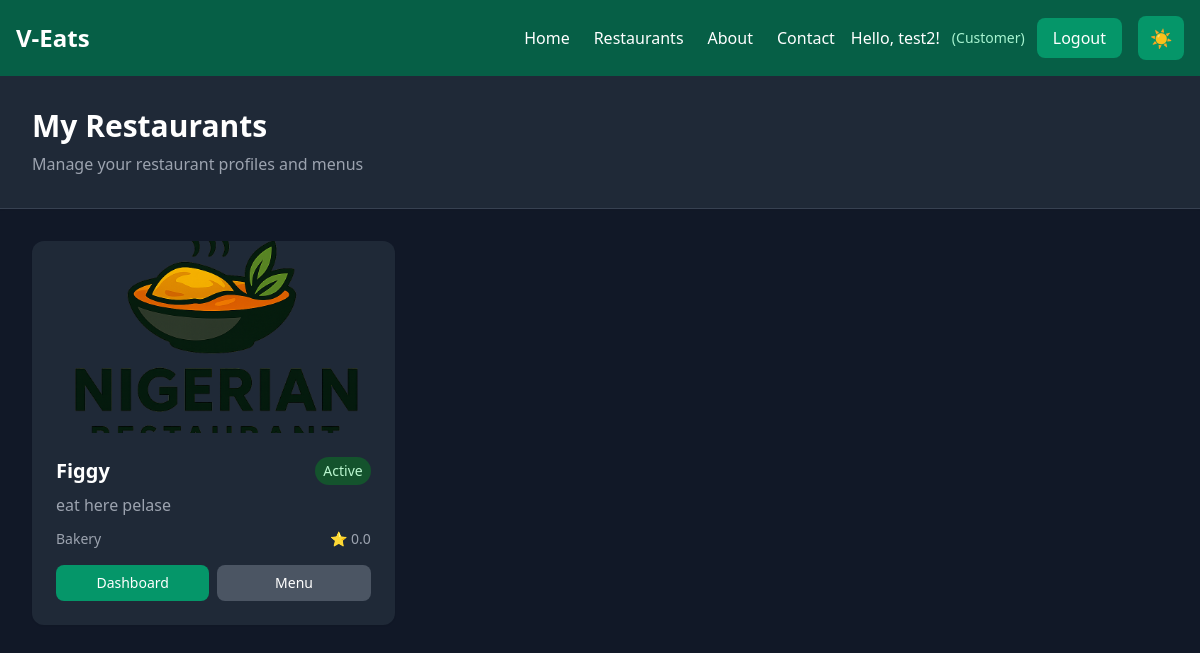
The app's page /restaurants/my-restaurants/ (signed in) with its own data.
### restaurant/models.py (models this page shows, shortened)
class Restaurant(models.Model):
    CATEGORY_CHOICES = [
        ('fast_food', 'Fast Food'),
        ('casual', 'Casual Dining'),
        ('fine_dining', 'Fine Dining'),
        ('cafe', 'Cafe'),
        ('bakery', 'Bakery'),
        ('dessert', 'Dessert'),
        ('other', 'Other'),
    ]
    STATUS_CHOICES = [
        ('active', 'Active'),
        ('inactive', 'Inactive'),
        ('pending', 'Pending Approval'),
    ]
    name = models.CharField(max_length=200)
    description = models.TextField()
    owner = models.ForeignKey(settings.AUTH_USER_MODEL, on_delete=models.CASCADE, related_name='owned_restaurants')
    category = models.CharField(max_length=20, choices=CATEGORY_CHOICES, default='other')
    address = models.TextField()
    phone = models.CharField(max_length=20)
    email = models.EmailField()
    website = models.URLField(blank=True, null=True)
    image = models.ImageField(upload_to='restaurants/', blank=True, null=True)
    logo = models.ImageField(upload_to='restaurant_logos/', blank=True, null=True)
    status = models.CharField(max_length=20, choices=STATUS_CHOICES, default='pending')
    opening_time = models.TimeField()
    closing_time = models.TimeField()
    is_delivery_available = models.BooleanField(default=True)
    delivery_fee = models.DecimalField(max_digits=6, decimal_places=2, default=0.00)
    minimum_order = models.DecimalField(max_digits=8, decimal_places=2, default=0.00)
    rating = models.FloatField(default=0.0)
    total_reviews = models.IntegerField(default=0)
    created_at = models.DateTimeField(auto_now_add=True)
    updated_at = models.DateTimeField(auto_now=True)
    class Meta:
        ordering = ['-created_at']

### restaurant/views.py (the view)
# urls.py: path('my-restaurants/', views.my_restaurants, name='my_restaurants'),
@login_required
def my_restaurants(request):
    if request.user.is_superuser:
        restaurants = Restaurant.objects.all()
    else:
        restaurants = request.user.owned_restaurants.all()
    context = {
        'restaurants': restaurants,
        'is_owner_view': True,
    }
    return render(request, 'restaurant/my_restaurants.html', context)

### restaurant/templates/restaurant/my_restaurants.html (shortened to what this page needs)
{% extends 'base.html' %}
{% block content %}
<div class="min-h-screen bg-gray-50 dark:bg-gray-900">
  <div class="bg-white dark:bg-gray-800 shadow-sm border-b border-gray-200 dark:border-gray-700">
    <div class="max-w-7xl mx-auto px-4 sm:px-6 lg:px-8 py-8">
      <div class="flex flex-col md:flex-row md:items-center md:justify-between">
        <div>
          <h1 class="text-3xl font-bold text-gray-900 dark:text-white">My Restaurants</h1>
          <p class="text-gray-600 dark:text-gray-400 mt-2">Manage your restaurant profiles and menus</p>
        </div>
      </div>
    </div>
  </div>
  <div class="max-w-7xl mx-auto px-4 sm:px-6 lg:px-8 py-8">
    {% if restaurants %}
      <div class="grid grid-cols-1 md:grid-cols-2 lg:grid-cols-3 gap-6">
        {% for restaurant in restaurants %}
          <div class="bg-white dark:bg-gray-800 rounded-xl shadow-sm hover:shadow-lg transition-shadow duration-200 overflow-hidden">
            {% if restaurant.image %}
              <img src="{{ restaurant.image.url }}" alt="{{ restaurant.name }}" class="w-full h-48 object-cover">
            {% else %}
              <div class="w-full h-48 bg-gradient-to-br from-emerald-200 to-emerald-300 dark:from-emerald-600 dark:to-emerald-700 flex items-center justify-center">
                <span class="text-4xl">🍽️</span>
              </div>
            {% endif %}
            <div class="p-6">
              <div class="flex items-start justify-between mb-2">
                <h3 class="text-xl font-semibold text-gray-900 dark:text-white">{{ restaurant.name }}</h3>
                <span class="text-sm px-2 py-1
                  {% if restaurant.status == 'active' %}bg-green-100 text-green-800 dark:bg-green-900 dark:text-green-200
                  {% elif restaurant.status == 'pending' %}bg-yellow-100 text-yellow-800 dark:bg-yellow-900 dark:text-yellow-200
                  {% else %}bg-red-100 text-red-800 dark:bg-red-900 dark:text-red-200{% endif %} rounded-full">
                  {{ restaurant.status|capfirst }}
                </span>
              </div>
              <p class="text-gray-600 dark:text-gray-400 mb-3 line-clamp-2">{{ restaurant.description }}</p>
              <div class="flex items-center justify-between text-sm text-gray-500 dark:text-gray-400 mb-4">
                <span>{{ restaurant.category|capfirst }}</span>
                <span>⭐ {{ restaurant.rating|floatformat:1 }}</span>
              </div>
              <div class="flex gap-2">
                <a href="{% url 'restaurant:dashboard' restaurant.pk %}"
                   class="flex-1 bg-emerald-600 text-white px-4 py-2 rounded-lg hover:bg-emerald-700 transition-colors duration-200 text-sm text-center">
                  Dashboard
                </a>
                <a href="{% url 'restaurant:manage_menu' restaurant.pk %}"
                   class="flex-1 bg-gray-600 text-white px-4 py-2 rounded-lg hover:bg-gray-700 transition-colors duration-200 text-sm text-center">
                  Menu
                </a>
              </div>
            </div>
          </div>
        {% endfor %}
      </div>
    {% endif %}
  </div>
</div>
{% endblock %}

### users/templates/base.html (shortened to what this page needs)
<!DOCTYPE html>
<html lang="en" class="dark">
<head>
  <script src="https://cdn.tailwindcss.com"></script>
</head>
<body class="bg-emerald-50 dark:bg-emerald-900 text-gray-800 dark:text-gray-200 transition-colors duration-300">
  <nav class="p-4 bg-emerald-600 dark:bg-emerald-800 flex justify-between items-center shadow-lg transition-colors duration-300">
    <div class="flex items-center space-x-4">
      <h1 class="text-white font-bold text-2xl">V-Eats</h1>
    </div>
    <div class="flex items-center space-x-4">
      <div class="hidden md:flex items-center space-x-6">
        <a href="{% url 'users:home' %}" class="text-white hover:text-emerald-200 transition-colors duration-200 font-medium">Home</a>
        <a href="{% url 'restaurant:list' %}" class="text-white hover:text-emerald-200 transition-colors duration-200 font-medium">Restaurants</a>
        <a href="#" class="text-white hover:text-emerald-200 transition-colors duration-200 font-medium">About</a>
        <a href="#" class="text-white hover:text-emerald-200 transition-colors duration-200 font-medium">Contact</a>
      </div>
      <div class="flex items-center space-x-3">
        {% if user.is_authenticated %}
          <span class="text-white font-medium">Hello, {{ user.username }}!</span>
          {% if user.is_superuser %}
            <span class="text-emerald-200 text-sm">(Admin)</span>
          {% elif user.profile and user.profile.role == 'RESTAURANT' %}
            <span class="text-emerald-200 text-sm">(Restaurant)</span>
            <a href="{% url 'restaurant:dashboard' %}" class="text-emerald-200 hover:text-white transition-colors duration-200 font-medium text-sm">
              Dashboard
            </a>
          {% elif user.profile and user.profile.role == 'DRIVER' %}
            <span class="text-emerald-200 text-sm">(Driver)</span>
            <a href="{% url 'driver:dashboard' %}" class="text-emerald-200 hover:text-white transition-colors duration-200 font-medium text-sm">
              Dashboard
            </a>
          {% elif user.profile and user.profile.role == 'USER' %}
            <span class="text-emerald-200 text-sm">(Customer)</span>
          {% endif %}
          <a href="{% url 'users:logout' %}" class="bg-emerald-700 dark:bg-emerald-600 text-white px-4 py-2 rounded-lg hover:bg-emerald-800 dark:hover:bg-emerald-700 transition-all duration-200 font-medium">
            Logout
          </a>
        {% endif %}
      </div>
      <button
        id="darkModeToggle"
        class="bg-emerald-700 dark:bg-emerald-600 text-white px-3 py-2 rounded-lg hover:bg-emerald-800 dark:hover:bg-emerald-700 transition-all duration-200 text-lg"
        title="Toggle dark mode"
      >
        <span id="darkModeIcon" class="block">🌙</span>
      </button>
    </div>
  </nav>
  <main>
    {% block content %}{% endblock %}
  </main>
</body>
</html>

### records on screen
Restaurant: image (picture), name "Figgy", status "Active", description "eat here pelase", category "Bakery", rating "0.0"

### other values on screen
{{ user.username }} "test2"
